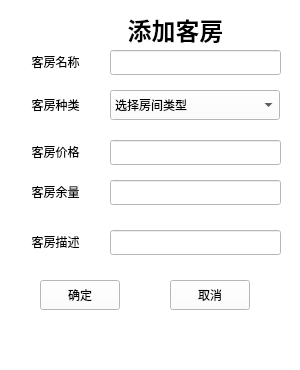
<?xml version="1.0" encoding="UTF-8"?>
<ui version="4.0">
 <class>addroom</class>
 <widget class="QMainWindow" name="addroom">
  <property name="geometry">
   <rect>
    <x>0</x>
    <y>0</y>
    <width>300</width>
    <height>370</height>
   </rect>
  </property>
  <property name="minimumSize">
   <size>
    <width>300</width>
    <height>370</height>
   </size>
  </property>
  <property name="maximumSize">
   <size>
    <width>300</width>
    <height>370</height>
   </size>
  </property>
  <property name="windowTitle">
   <string>蛋壳行记</string>
  </property>
  <property name="styleSheet">
   <string notr="true">background-color: rgb(255, 255, 255);
font: 14pt &quot;等线&quot;;
color: rgb(0, 0, 0);</string>
  </property>
  <widget class="QWidget" name="centralwidget">
   <widget class="QLabel" name="label">
    <property name="geometry">
     <rect>
      <x>100</x>
      <y>10</y>
      <width>151</width>
      <height>40</height>
     </rect>
    </property>
    <property name="text">
     <string>&lt;html&gt;&lt;head/&gt;&lt;body&gt;&lt;p align=&quot;center&quot;&gt;&lt;span style=&quot; font-size:18pt; font-weight:600;&quot;&gt;添加客房&lt;/span&gt;&lt;/p&gt;&lt;/body&gt;&lt;/html&gt;</string>
    </property>
   </widget>
   <widget class="QLabel" name="label_2">
    <property name="geometry">
     <rect>
      <x>-10</x>
      <y>50</y>
      <width>131</width>
      <height>25</height>
     </rect>
    </property>
    <property name="text">
     <string>&lt;html&gt;&lt;head/&gt;&lt;body&gt;&lt;p align=&quot;center&quot;&gt;客房名称&lt;/p&gt;&lt;/body&gt;&lt;/html&gt;</string>
    </property>
   </widget>
   <widget class="QLabel" name="label_3">
    <property name="geometry">
     <rect>
      <x>0</x>
      <y>90</y>
      <width>111</width>
      <height>30</height>
     </rect>
    </property>
    <property name="text">
     <string>&lt;html&gt;&lt;head/&gt;&lt;body&gt;&lt;p align=&quot;center&quot;&gt;客房种类&lt;/p&gt;&lt;/body&gt;&lt;/html&gt;</string>
    </property>
   </widget>
   <widget class="QLabel" name="label_4">
    <property name="geometry">
     <rect>
      <x>-10</x>
      <y>140</y>
      <width>131</width>
      <height>25</height>
     </rect>
    </property>
    <property name="text">
     <string>&lt;html&gt;&lt;head/&gt;&lt;body&gt;&lt;p align=&quot;center&quot;&gt;客房价格&lt;/p&gt;&lt;/body&gt;&lt;/html&gt;</string>
    </property>
   </widget>
   <widget class="QLabel" name="label_5">
    <property name="geometry">
     <rect>
      <x>-10</x>
      <y>180</y>
      <width>131</width>
      <height>25</height>
     </rect>
    </property>
    <property name="text">
     <string>&lt;html&gt;&lt;head/&gt;&lt;body&gt;&lt;p align=&quot;center&quot;&gt;客房余量&lt;/p&gt;&lt;/body&gt;&lt;/html&gt;</string>
    </property>
   </widget>
   <widget class="QLabel" name="label_6">
    <property name="geometry">
     <rect>
      <x>0</x>
      <y>230</y>
      <width>111</width>
      <height>25</height>
     </rect>
    </property>
    <property name="text">
     <string>&lt;html&gt;&lt;head/&gt;&lt;body&gt;&lt;p align=&quot;center&quot;&gt;客房描述&lt;/p&gt;&lt;/body&gt;&lt;/html&gt;</string>
    </property>
   </widget>
   <widget class="QLineEdit" name="lRName">
    <property name="geometry">
     <rect>
      <x>110</x>
      <y>50</y>
      <width>171</width>
      <height>25</height>
     </rect>
    </property>
   </widget>
   <widget class="QLineEdit" name="lPrice">
    <property name="geometry">
     <rect>
      <x>110</x>
      <y>140</y>
      <width>171</width>
      <height>25</height>
     </rect>
    </property>
   </widget>
   <widget class="QLineEdit" name="lSum">
    <property name="geometry">
     <rect>
      <x>110</x>
      <y>180</y>
      <width>171</width>
      <height>25</height>
     </rect>
    </property>
   </widget>
   <widget class="QLineEdit" name="lDes">
    <property name="geometry">
     <rect>
      <x>110</x>
      <y>230</y>
      <width>171</width>
      <height>25</height>
     </rect>
    </property>
   </widget>
   <widget class="QComboBox" name="cKind">
    <property name="geometry">
     <rect>
      <x>110</x>
      <y>90</y>
      <width>170</width>
      <height>30</height>
     </rect>
    </property>
    <item>
     <property name="text">
      <string>选择房间类型</string>
     </property>
    </item>
    <item>
     <property name="text">
      <string>单人间</string>
     </property>
    </item>
    <item>
     <property name="text">
      <string>大床房</string>
     </property>
    </item>
    <item>
     <property name="text">
      <string>标间</string>
     </property>
    </item>
    <item>
     <property name="text">
      <string>家庭房</string>
     </property>
    </item>
    <item>
     <property name="text">
      <string>套房</string>
     </property>
    </item>
   </widget>
   <widget class="QPushButton" name="bOK">
    <property name="geometry">
     <rect>
      <x>40</x>
      <y>280</y>
      <width>80</width>
      <height>30</height>
     </rect>
    </property>
    <property name="text">
     <string>确定</string>
    </property>
   </widget>
   <widget class="QPushButton" name="bCancel">
    <property name="geometry">
     <rect>
      <x>170</x>
      <y>280</y>
      <width>80</width>
      <height>30</height>
     </rect>
    </property>
    <property name="text">
     <string>取消</string>
    </property>
   </widget>
  </widget>
  <widget class="QMenuBar" name="menubar">
   <property name="geometry">
    <rect>
     <x>0</x>
     <y>0</y>
     <width>300</width>
     <height>30</height>
    </rect>
   </property>
  </widget>
  <widget class="QStatusBar" name="statusbar"/>
 </widget>
 <resources/>
 <connections/>
</ui>
